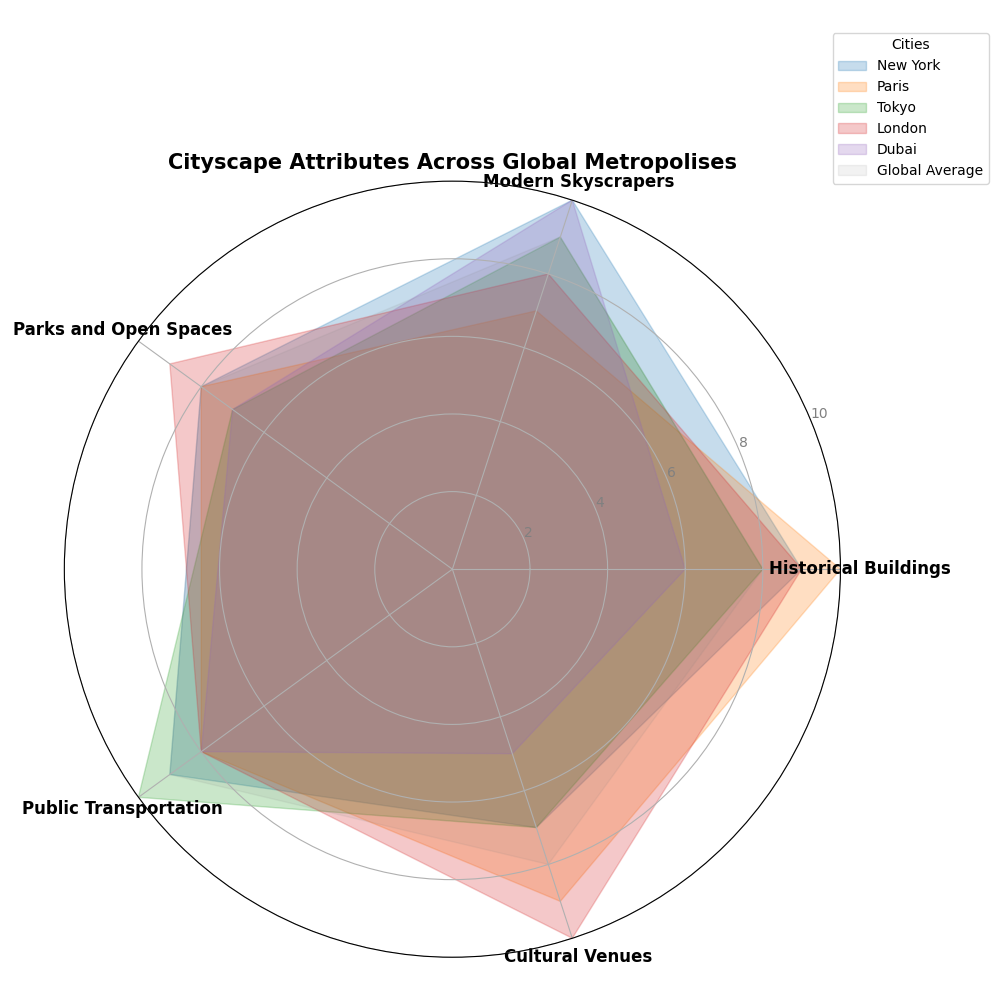

Write the Python code that produced this figure.
import numpy as np
import matplotlib.pyplot as plt
from math import pi

categories = ['Historical Buildings', 'Modern Skyscrapers', 'Parks and Open Spaces', 'Public Transportation', 'Cultural Venues']
city_scores = {
    'New York': [9, 10, 8, 9, 7],
    'Paris': [10, 7, 8, 8, 9],
    'Tokyo': [8, 9, 7, 10, 7],
    'London': [9, 8, 9, 8, 10],
    'Dubai': [6, 10, 7, 8, 5]
}

global_averages = [8, 9, 8, 9, 8]

num_vars = len(categories)
angles = np.linspace(0, 2 * pi, num_vars, endpoint=False).tolist()
angles += angles[:1]

colors = ['#1f77b4', '#ff7f0e', '#2ca02c', '#d62728', '#9467bd']

fig, ax = plt.subplots(figsize=(10, 10), subplot_kw=dict(polar=True))

def add_city_radar(city_name, color):
    scores = city_scores[city_name]
    scores += scores[:1]
    ax.fill(angles, scores, color=color, alpha=0.25, label=city_name)

for city, color in zip(city_scores.keys(), colors):
    add_city_radar(city, color)

ax.set_xticks(angles[:-1])
ax.set_xticklabels(categories, fontsize=12, weight='bold')
ax.set_ylim(0, 10)
plt.yticks([2, 4, 6, 8, 10], ["2", "4", "6", "8", "10"], color="grey", size=10)

plt.title('Cityscape Attributes Across Global Metropolises', size=15, weight='bold', ha='center', va='top', position=(0.5, 1.1))

global_averages += global_averages[:1]
ax.fill(angles, global_averages, color='grey', alpha=0.1, label='Global Average')

ax.legend(loc='upper right', bbox_to_anchor=(1.2, 1.2), fontsize=10, title='Cities')

plt.tight_layout()
plt.show()
